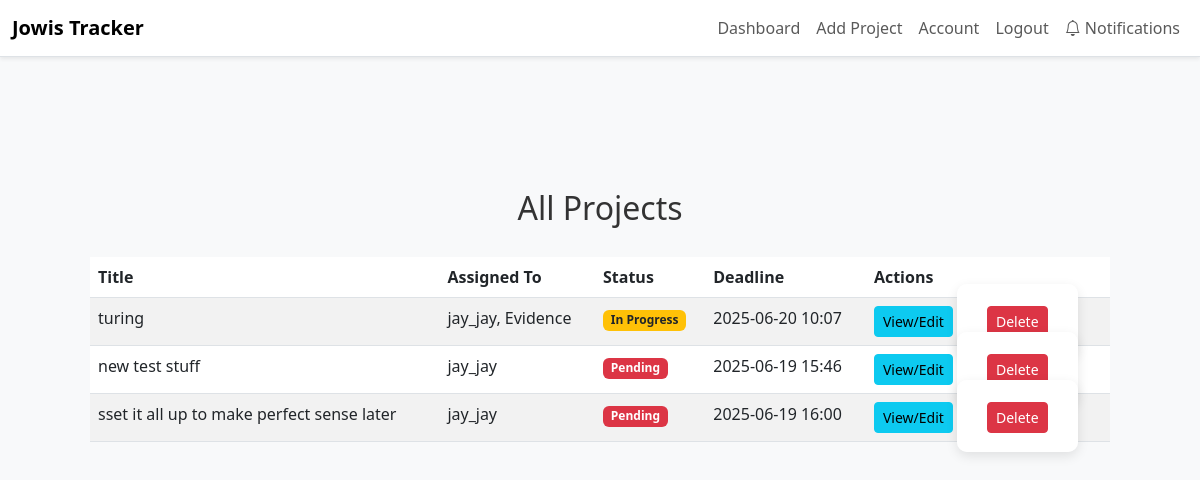
Page /admin/projects (signed in) on the earlier database version.
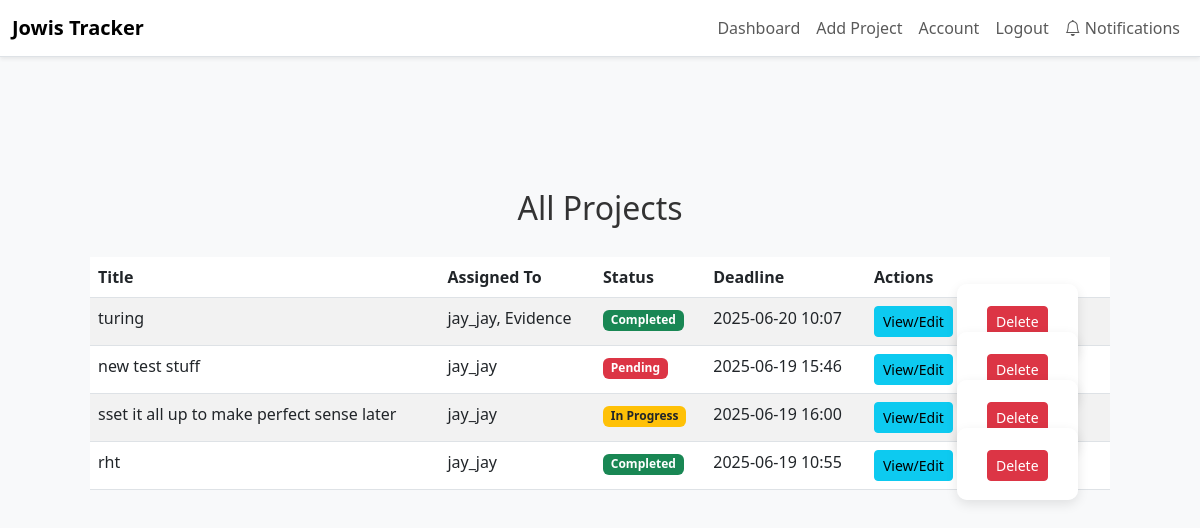
Same page on the later database version.
### app/dbmodels.py (models this page shows, shortened)
class Project(db.Model):
    id = db.Column(db.Integer, primary_key=True)
    title = db.Column(db.String(150), nullable=False)
    description = db.Column(db.Text, nullable=False)
    tasks = db.relationship("Task", backref="project", cascade="all, delete-orphan", passive_deletes=True)
    milestones = db.relationship("Milestone", backref="project", cascade="all, delete-orphan", passive_deletes=True)
    deadline = db.Column(db.DateTime, nullable=False, default = datetime.now(timezone.utc)) # default to current time in UTC
    status = db.Column(db.String(20), nullable=False, default="Pending")
    comment = db.Column(db.Text, nullable=True)
    users = db.relationship(
        'User',
        secondary=project_users,
        back_populates='projects'
    )

class User(db.Model, UserMixin):
    id = db.Column(db.Integer, primary_key=True)
    username = db.Column(db.String(150), unique=True, nullable=False)
    email = db.Column(db.String(150), unique=True, nullable=False)
    password_hash = db.Column(db.String(150), nullable=False)
    tasks = db.relationship("Task", backref="assigned_to", cascade='all, delete-orphan',passive_deletes=True)
    role = db.Column(db.String(50), nullable=False, default="employee") # or admin
    projects = db.relationship(
        'Project',
        secondary=project_users,
        back_populates='users'
    )
    reset_code = db.Column(db.String(8), nullable=True)
    reset_code_expiry = db.Column(db.DateTime, nullable=True)

### app/routes.py (the view)
@main.route('/admin/projects')
@login_required
def admin_projects():
    if current_user.role != "admin":
        abort(403)
    status = request.args.get('status')
    show_completed = request.args.get('show_completed')
    if status:
        projects = Project.query.filter_by(status=status).all()
    elif show_completed:
        projects = Project.query.filter_by(status='Completed').all() if current_user.role == "admin" else [p for p in current_user.projects if p.status == 'Completed']
    else:
        projects = Project.query.all()
    return render_template('admin_projects.html', projects=projects)

### app/__init__.py (called while the page is built)
def create_app():
    app= Flask(__name__)
    app.config.from_object("config.Config") # load app config from config.py
    db.init_app(app)
    migrate.init_app(app, db)
    login_manager.init_app(app)
    mail.init_app(app)
    scheduler.init_app(app)
    scheduler.start()
    from . import jobs  # <-- Import jobs to register them
    from .admin import init_admin
    init_admin(app)
    login_manager.login_view = "main.login"
    login_manager.login_message_category ="info"
    from .dbmodels import User
    @login_manager.user_loader
    def load_user(user_id):
        return User.query.get(int(user_id))
    from .routes import main
    app.register_blueprint(main)
    return app

### app/templates/admin_projects.html
{% extends "base.html" %}
{% block content %}
<div class="container mt-4">
  <h2>All Projects{% if request.args.get('status') %} ({{ request.args.get('status') }}){% endif %}</h2>
  <table class="table table-striped">
    <thead>
      <tr>
        <th>Title</th>
        <th>Assigned To</th>
        <th>Status</th>
        <th>Deadline</th>
        <th>Actions</th>
      </tr>
    </thead>
    <tbody>
      {% for project in projects %}
      <tr>
        <td>{{ project.title }}</td>
        <td>
          {% for user in project.users %}
            {{ user.username }}{% if not loop.last %}, {% endif %}
          {% endfor %}
        </td>
        <td>
          {% if project.status == 'Completed' %}
            <span class="badge bg-success">Completed</span>
          {% elif project.status == 'Pending' %}
            <span class="badge bg-danger">Pending</span>
          {% elif project.status == 'In Progress' %}
            <span class="badge bg-warning text-dark">In Progress</span>
          {% else %}
            <span class="badge bg-secondary">Unknown</span>
          {% endif %}
        </td>
        <td>{{ project.deadline.strftime('%Y-%m-%d %H:%M') if project.deadline else 'N/A' }}</td>
        <td>
          <a href="{{ url_for('main.admin_project_detail', project_id=project.id) }}" class="btn btn-info btn-sm">View/Edit</a>
          <form action="{{ url_for('main.delete_project', project_id=project.id) }}" method="POST" style="display:inline;">
            <button type="submit" class="btn btn-danger btn-sm" onclick="return confirm('Delete this project?');">Delete</button>
          </form>
        </td>
      </tr>
      {% endfor %}
    </tbody>
  </table>
</div>
{% endblock %}

Differences in the rows shown:
changed Project "turing": status "In Progress" → "Completed"
changed Project "sset it all up to make perfect sense later": status "Pending" → "In Progress"
added Project: title "rht", status "Completed", deadline "2025-06-19 10:55", User (username "jay_jay")
